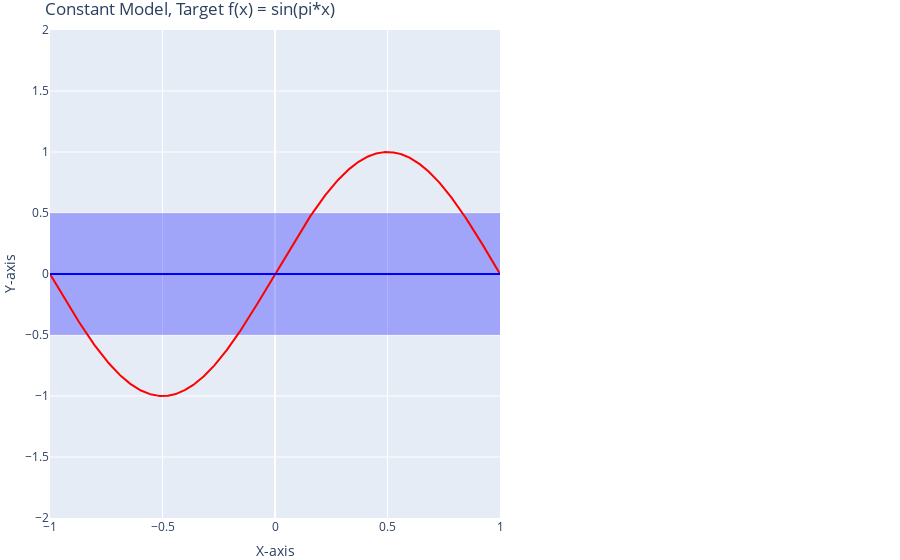

This figure's notebook cell:
### Code cell
g_bar_vec = np.vectorize(sympy.lambdify([x], g_bar, "numpy"))
var_vec = np.vectorize(sympy.lambdify([x], var, "numpy"))

# Sample data for the x-axis
x_vals = np.linspace(-1, 1, 1000)

# Sample data for the upper and lower bounds of the filled area
upper_bound = g_bar_vec(x_vals) + np.sqrt(var_vec(x_vals))
lower_bound = g_bar_vec(x_vals) - np.sqrt(var_vec(x_vals))

# Create the area graph using Plotly
fig = go.Figure()

# Add the filled area trace
fig.add_trace(go.Scatter(x=x_vals, y=upper_bound, mode='lines', line=dict(color='rgba(0, 0, 255, 0)'), name='Upper Bound'))
fig.add_trace(go.Scatter(x=x_vals, y=lower_bound, mode='lines', line=dict(color='rgba(0, 0, 255, 0)'), name='Lower Bound'))
fig.add_trace(go.Scatter(x=x_vals, y=upper_bound, fill='tonexty', mode='none', fillcolor='rgba(0, 0, 255, 0.3)', name='Area'))

# Add the function line
fig.add_trace(go.Scatter(x=x_vals, y= np.sin(math.pi * x_vals), mode='lines', line=dict(color='rgba(255, 0, 0, 1)'), name='Target Function'))
fig.add_trace(go.Scatter(x=x_vals, y=g_bar_vec(x_vals), mode='lines', line=dict(color='rgba(0, 0, 255, 1)'), name='g_bar'))


# Customize layout
fig.update_layout(title='Constant Model, Target f(x) = sin(pi*x)',
                  xaxis_title='X-axis',
                  yaxis_title='Y-axis',
                  legend=dict(x=0, y=1),
                  showlegend=False,
                  yaxis_range=[-2,2],
                  margin=go.layout.Margin(
                  l=0, #left margin
                  r=400, #right margin
                  b=0, #bottom margin
                  t=30, #top margin
                ))

# Show the plot
fig.show()

### Figure 1 — Plotly figure (JSON) as saved in the notebook; plotly's stock layout.template omitted (floating-point values rounded to 4 significant figures; data arrays with more than 128 entries replaced by an {"elided": "..."} marker saying what was removed)
{"data": [{"line": {"color": "rgba(0, 0, 255, 0)"}, "mode": "lines", "name": "Upper Bound", "type": "scatter", "x": {"elided": "1000 float values"}, "y": {"elided": "1000 float values"}}, {"line": {"color": "rgba(0, 0, 255, 0)"}, "mode": "lines", "name": "Lower Bound", "type": "scatter", "x": {"elided": "1000 float values"}, "y": {"elided": "1000 float values"}}, {"fill": "tonexty", "fillcolor": "rgba(0, 0, 255, 0.3)", "mode": "none", "name": "Area", "type": "scatter", "x": {"elided": "1000 float values"}, "y": {"elided": "1000 float values"}}, {"line": {"color": "rgba(255, 0, 0, 1)"}, "mode": "lines", "name": "Target Function", "type": "scatter", "x": {"elided": "1000 float values"}, "y": {"elided": "1000 float values"}}, {"line": {"color": "rgba(0, 0, 255, 1)"}, "mode": "lines", "name": "g_bar", "type": "scatter", "x": {"elided": "1000 float values"}, "y": {"elided": "1000 int values"}}], "layout": {"legend": {"x": 0, "y": 1}, "margin": {"b": 0, "l": 0, "r": 400, "t": 30}, "showlegend": false, "title": {"text": "Constant Model, Target f(x) = sin(pi*x)"}, "xaxis": {"title": {"text": "X-axis"}}, "yaxis": {"range": [-2, 2], "title": {"text": "Y-axis"}}}}
